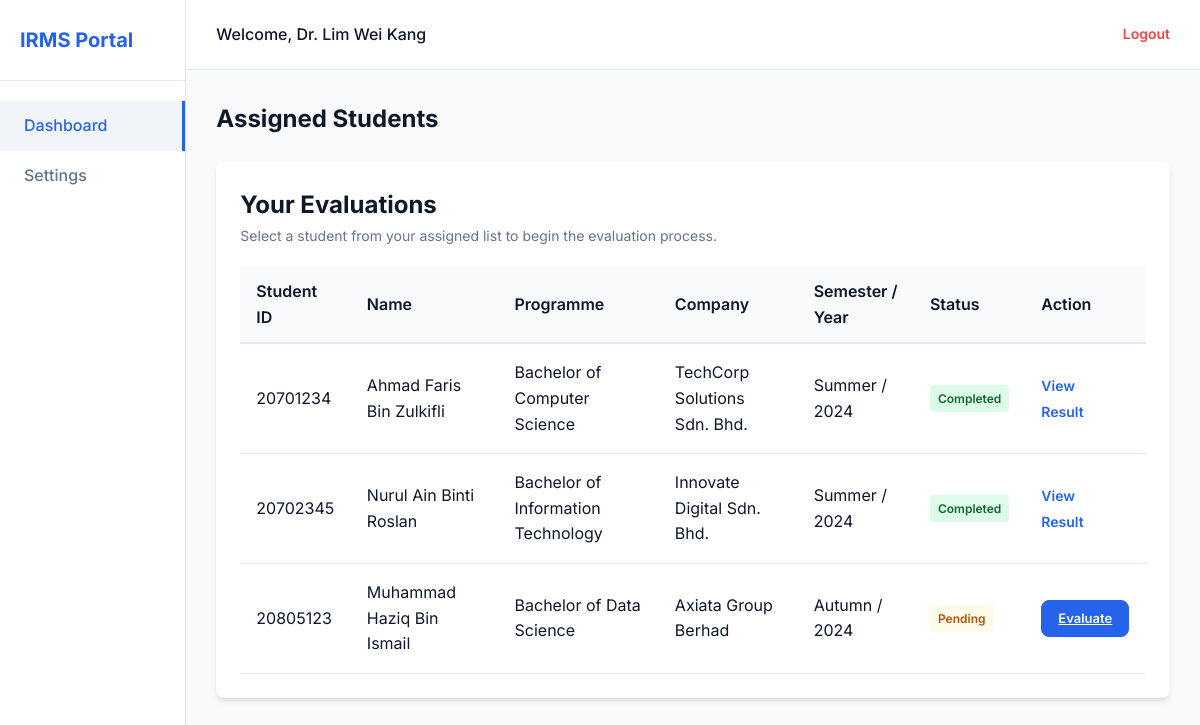
Screenshot of /assessor/dashboard.php (signed in) with the database file from the repository.
### tables this page shows
CREATE TABLE `internships` (
  `internship_id` int(11) NOT NULL,
  `student_id` int(11) NOT NULL,
  `industry_supervisor_id` int(11) NOT NULL,
  `lecturer_id` int(11) NOT NULL,
  `company_name` varchar(255) NOT NULL,
  `semester` enum('Autumn','Spring','Summer') NOT NULL,
  `internship_year` year(4) NOT NULL
);

CREATE TABLE `student` (
  `student_id` int(11) NOT NULL,
  `student_name` varchar(255) NOT NULL,
  `programme_id` int(11) NOT NULL
);

CREATE TABLE `programme` (
  `programme_id` int(11) NOT NULL,
  `programme_name` varchar(100) NOT NULL
);

### includes/functions.php (called while the page is built, shortened)
<?php
    function get_student_assessor($conn, $user_id) {
        $sql = "SELECT s.student_id, s.student_name, i.internship_id, i.lecturer_id, i.industry_supervisor_id,
        i.company_name, i.semester, i.internship_year, p.programme_name,
        IF(a.assessment_id IS NULL, 'Pending', 'Completed') AS status
        FROM internships i
        JOIN student s ON i.student_id = s.student_id
        JOIN programme p ON s.programme_id = p.programme_id
        LEFT JOIN assessment a ON a.internship_id = i.internship_id AND a.assessor_id = ?
        WHERE (i.lecturer_id = ? OR i.industry_supervisor_id = ?)";
        $stmt = $conn->prepare($sql);
        $stmt->bind_param("iii", $user_id, $user_id, $user_id);
        if ($stmt->execute()) {
            $result = $stmt->get_result();
            return $result;
        } else {
            $stmt->close();
            return false;
        }
    }
?>

### assessor/dashboard.php (the view, shortened to what this page needs)
<?php
    include '../config/db.php';
    include '../includes/functions.php';
    $user_id = $_SESSION['user_id'];
    $result = get_student_assessor($conn, $user_id);
?>
<!DOCTYPE html>
<html lang="en">
<head>
    <link rel="stylesheet" href="../assets/css/style.css">
</head>
<body>
    <div class="app-container">
        <?php include '../components/sidebar.php' ?>
        <main class="main-content">
            <?php include '../components/header.php'; ?>
            <div class="content-area">
                <div class="page-header">
                    <h1 class="page-title">Assigned Students</h1>
                </div>
                <div class="card">
                    <h2>Your Evaluations</h2>
                    <p class="card-description">Select a student from your assigned list to begin the evaluation process.</p>
                    <div class="table-responsive">
                        <table class="irms-table">
                            <thead>
                                <tr class="table-header-row">
                                    <th class="table-header-cell">Student ID</th>
                                    <th class="table-header-cell">Name</th>
                                    <th class="table-header-cell">Programme</th>
                                    <th class="table-header-cell">Company</th>
                                    <th class="table-header-cell">Semester / Year</th>
                                    <th class="table-header-cell">Status</th>
                                    <th class="table-header-cell">Action</th>
                                </tr>
                            </thead>
                            <tbody>
                                <?php if ($result && $result->num_rows > 0): ?>
                                    <?php while ($row = $result->fetch_assoc()): ?>
                                        <?php
                                            $status = htmlspecialchars($row['status']);
                                            $student_id = htmlspecialchars($row['student_id']);
                                            $student_name = htmlspecialchars($row['student_name']);
                                            $internship_id = htmlspecialchars($row['internship_id']);
                                        ?>
                                        <tr class="table-body-row">
                                            <td class="table-cell"><?= $student_id ?></td>
                                            <td class="table-cell"><?= $student_name ?></td>
                                            <td class="table-cell"><?= htmlspecialchars($row['programme_name']) ?></td>
                                            <td class="table-cell"><?= htmlspecialchars($row['company_name']) ?></td>
                                            <td class="table-cell"><?= htmlspecialchars($row['semester']) . " / " . htmlspecialchars($row['internship_year']) ?></td>
                                            <td class="table-cell">
                                                <?php if ($status === 'Pending'): ?>
                                                    <span class="badge badge-warning">Pending</span>
                                                <?php else: ?>
                                                    <span class="badge badge-success">Completed</span>
                                                <?php endif; ?>
                                            </td>
                                            <td class="table-cell">
                                                <?php if ($status === 'Pending'): ?>
                                                    <a href="evaluate.php?internship_id=<?= $internship_id ?>&student_id=<?= $student_id ?>&student_name=<?= $student_name ?>" class="btn btn-primary btn-auto btn-sm">Evaluate</a>
                                                <?php else: ?>
                                                    <a href="view_result.php?internship_id=<?= $internship_id ?>&student_id=<?= $student_id ?>&student_name=<?= $student_name ?>" class="action-edit font-semibold font-14">View Result</a>
                                                <?php endif; ?>
                                            </td>
                                        </tr>
                                    <?php endwhile; ?>
                                <?php endif; ?>
                            </tbody>
                        </table>
                    </div>
                </div>
            </div>
        </main>
    </div>
</body>
</html>

### assets/css/style.css (style rules this page uses)
:root { --primary-color: #2563eb; --primary-hover: #1d4ed8; --bg-color: #f8fafc; --nav-bg: #ffffff; --text-dark: #0f172a; --text-muted: #64748b; --border-color: #e2e8f0; --success-color: #10b981; --warning-color: #f59e0b; --danger-color: #ef4444; --card-shadow: 0 4px 6px -1px rgba(0, 0, 0, 0.1), 0 2px 4px -1px rgba(0, 0, 0, 0.06); --input-focus: 0 0 0 3px rgba(37, 99, 235, 0.2); --border-radius: 8px; --transition: all 0.2s ease-in-out; }
* { margin: 0; padding: 0; box-sizing: border-box; }
body { font-family: 'Inter', -apple-system, BlinkMacSystemFont, 'Segoe UI', Roboto, Oxygen, Ubuntu, Cantarell, sans-serif; background-color: var(--bg-color); color: var(--text-dark); line-height: 1.6; -webkit-font-smoothing: antialiased; }
.btn { display: inline-block; font-weight: 600; text-align: center; white-space: nowrap; vertical-align: middle; user-select: none; border: 1px solid transparent; padding: 12px 24px; font-size: 15px; line-height: 1.5; border-radius: var(--border-radius); transition: var(--transition); cursor: pointer; width: 100%; }
.btn-primary { color: #fff; background-color: var(--primary-color); border-color: var(--primary-color); }
.app-container { display: flex; min-height: 100vh; }
.main-content { flex-grow: 1; display: flex; flex-direction: column; }
.content-area { padding: 30px; flex-grow: 1; background-color: var(--bg-color); }
.page-header { margin-bottom: 24px; display: flex; justify-content: space-between; align-items: center; }
.page-title { font-size: 24px; font-weight: 700; color: var(--text-dark); }
.card { background: #ffffff; border-radius: var(--border-radius); box-shadow: var(--card-shadow); padding: 24px; margin-bottom: 24px; }
.table-responsive { overflow-x: auto; }
.irms-table { width: 100%; border-collapse: collapse; min-width: 600px; }
.table-header-row { background-color: #f8fafc; border-bottom: 2px solid #e2e8f0; text-align: left; }
.table-header-cell { padding: 12px 16px; font-weight: 600; }
.table-body-row { border-bottom: 1px solid #e2e8f0; }
.table-cell { padding: 16px; }
.action-edit { color: var(--primary-color); margin-right: 12px; text-decoration: none; font-size: 14px; font-weight: 500; }
.badge { padding: 4px 8px; border-radius: 4px; font-size: 12px; font-weight: 600; display: inline-block; }
.badge-success { background-color: #dcfce7; color: #166534; }
.badge-warning { background-color: #fffbeb; color: #b45309; }
.font-14 { font-size: 14px; }
.font-semibold { font-weight: 600; }
.btn-auto { width: auto; }
.btn-sm { padding: 8px 16px; font-size: 13px; }
.card-description { color: var(--text-muted); font-size: 14px; margin-bottom: 20px; }

### rows the page displays
internships: student.student_id "20701234", student.student_name "Ahmad Faris Bin Zulkifli", programme.programme_name "Bachelor of Computer Science", company_name "TechCorp Solutions Sdn. Bhd.", semester "Summer", internship_year "2024", shows "Completed"
internships: student.student_id "20702345", student.student_name "Nurul Ain Binti Roslan", programme.programme_name "Bachelor of Information Technology", company_name "Innovate Digital Sdn. Bhd.", semester "Summer", internship_year "2024", shows "Completed"
internships: student.student_id "20805123", student.student_name "Muhammad Haziq Bin Ismail", programme.programme_name "Bachelor of Data Science", company_name "Axiata Group Berhad", semester "Autumn", internship_year "2024", shows "Pending"

### other values shown
$_SESSION['fullname'] "Dr. Lim Wei Kang"
